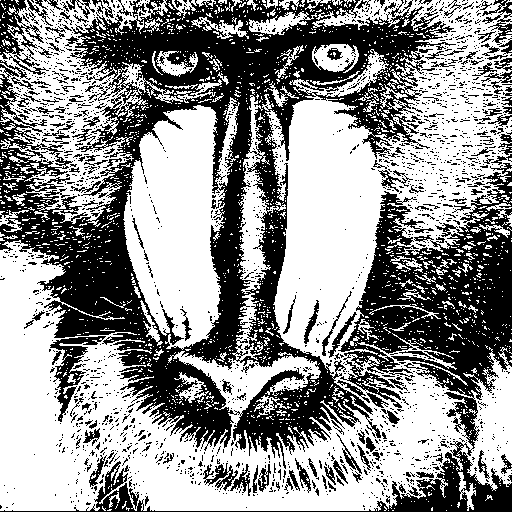
#> input picture Lab7 Week8/image/mandrilB.bmp, 512 x 512 px, found by its file name
$ python DLPLab.py
#> lines starting #> are read from the running program, lines starting #| are printed output that depends on the picture; after the words box and inside, x2 and y2 are one past the last pixel; in counts of white or black regions, pixels touching at a corner belong together
### Lab7 Week8/Erosion/ImageManager.py
from PIL import Image
import numpy as np
import cmath
import sys

class ImageManager:

    #attributes
    width = None
    height = None
    bitDepth = None

    img = None
    data = None
    original = None

    def read(self, fileName):
        global img
        global data
        global original
        global width
        global height
        global bitDepth
        img = Image.open(fileName)
        data = np.array(img)
        original = np.copy(data)
        width = data.shape[0]
        height = data.shape[1]
        mode_to_bpp = {"1": 1, "L": 8, "P": 8, "RGB": 24, "RGBA": 32, "CMYK": 32,"YCbCr": 24, "LAB": 24, "HSV": 24, "I": 32, "F": 32}
        bitDepth = mode_to_bpp[img.mode]
        print("Image %s width %s x %s pixels (%s bits per pixel) has been read!" % (img, width, height, bitDepth))

    def write(self, fileName):
        global img
        img = Image.fromarray(data)
        try:
            img.save(fileName)
        except:
            print("Write file error")
        else:
            print("Image %s has been written!" % (fileName))

    # Gray Scale
    def convertToGrayscale(self):
        global data
        for y in range(height):
            for x in range(width):
                r = data[x, y, 0]
                g = data[x, y, 1]
                b = data[x, y, 2]
                gray = (int)((0.2126*r) + int(0.7152*g) + int(0.0722*b))
                data[x, y, 0] = gray
                data[x, y, 1] = gray
                data[x, y, 2] = gray

    # Erosion
    def erosion(self, se):

        global data

        self.convertToGrayscale()

        data_zeropaded = np.zeros([width + se.width * 2, height + se.height * 2, 3])
        data_zeropaded[se.width - 1:width + se.width - 1, se.height - 1:height + se.height - 1, :] = data

        for y in range(se.height - 1, se.height + height - 1):
            for x in range(se.width - 1, se.width + width - 1):

                subData = data_zeropaded[x - int(se.origin.real):x - int(se.origin.real) + se.width, y - int(se.origin.imag):y - int(se.origin.imag) + se.height, 0:1]

                subData = subData.reshape(3, -1)

                for point in se.ignoreElements:

                    subData[int(point.real), int(point.imag)] = se.elements[int(point.real),int(point.imag)]

                min = np.amin(se.elements[se.elements > 0])

                if (0 <= x - int(se.origin.real) - 1 < width and 0 <= y - int(se.origin.imag) - 1 < height):
                    if (np.array_equal(subData, se.elements)):
                        data[x - int(se.origin.real) - 1, y - int(se.origin.imag) - 1, 0] = min
                        data[x - int(se.origin.real) - 1, y - int(se.origin.imag) - 1, 1] = min
                        data[x - int(se.origin.real) - 1, y - int(se.origin.imag) - 1, 2] = min
                    else:
                        data[x - int(se.origin.real) - 1, y - int(se.origin.imag) - 1, 0] = 0
                        data[x - int(se.origin.real) - 1, y - int(se.origin.imag) - 1, 1] = 0
                        data[x - int(se.origin.real) - 1, y - int(se.origin.imag) - 1, 2] = 0


class StructuringElement:
    elements = None
    width = 0
    height = 0
    origin = None
    ignoreElements = None

    def __init__(self, width, height, origin):
        self.width = width
        self.height = height

        if (origin.real < 0 or origin.real >= width or origin.imag < 0 or origin.imag >= height):
            self.origin = complex(0, 0)
        else:
            self.origin = origin

        self.elements = np.zeros([width, height])
        self.ignoreElements = []


### Lab7 Week8/Erosion/DLPLab.py
from PIL import Image
import numpy as np
from ImageManager import ImageManager
from ImageManager import StructuringElement

img = Image.open("image/mandrilB.bmp")
#> img is the input picture: PIL image 512x512 RGB; 57.3% white; 2072 black regions (1903 under 20 px), largest, box (x1, y1, x2, y2) and area: (0, 0, 456, 469) 66408, (0, 163, 512, 512) 26404, (50, 336, 106, 422) 1294
data = np.array(img)

# shape array
width = data.shape[0]
#> width = 512
height = data.shape[1]
#> height = 512

mode_to_bpp = {"1": 1, "L": 8, "P": 8, "RGB": 24, "RGBA": 32, "CMYK": 32, "YCbCr": 24, "LAB": 24, "HSV": 24, "I": 32, "F": 32}
bitDepth = mode_to_bpp[img.mode]
#> bitDepth = 24

print("Image %s with %s x %s pixels (%s bits per pixel) has been read!" % (img, width, height, bitDepth))
#| Image <PIL.BmpImagePlugin.BmpImageFile image mode=RGB size=512x512 at 0x7F496A121E10> with 512 x 512 pixels (24 bits per pixel) has been read!

im = ImageManager()
im.read("image/mandrilB.bmp")
#| Image <PIL.BmpImagePlugin.BmpImageFile image mode=RGB size=512x512 at 0x7F496A120410> width 512 x 512 pixels (24 bits per pixel) has been read!

se = StructuringElement(3, 3, complex(1, 1))
se.elements[True] = 255

im.erosion(se)
#> in erosion, `data_zeropaded[se.width - 1:width + se.width - 1, se.height - 1:height..`:
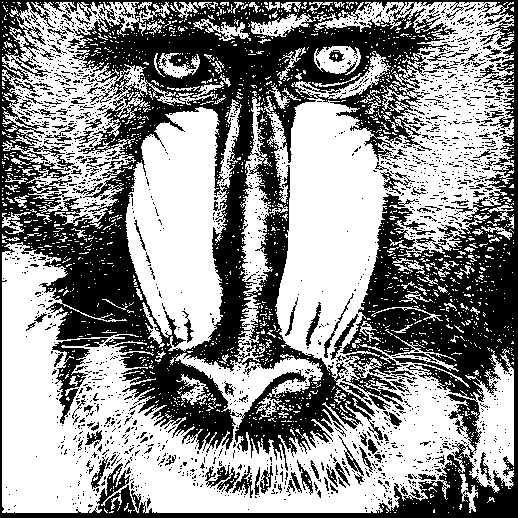
#> data_zeropaded: shape (518, 518, 3) float64; values 0 (black) and 254 (white), 55.9% white; 2013 black regions (1870 under 20 px), largest, box (x1, y1, x2, y2) and area: (0, 0, 518, 518) 102584, (52, 338, 108, 424) 1294, (205, 465, 240, 493) 391
#> after the loop in erosion, `for y in range(se.height - 1, se.height + height - 1):`: data: shape (512, 512, 3); every value is 0
im.write("image/erosion.bmp")

$ run again, with Lab7 Week8/image/Bound.bmp copied over Lab7 Week8/image/mandrilB.bmp
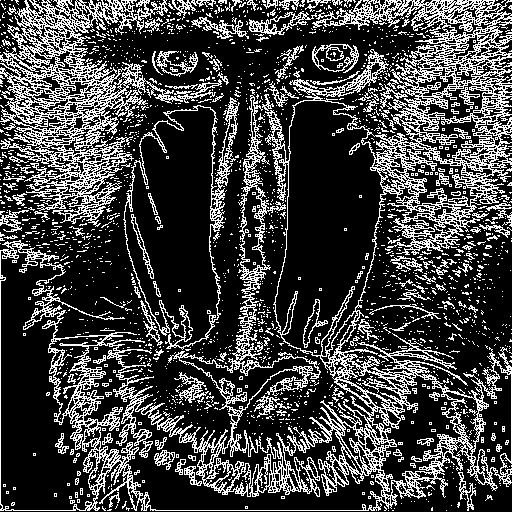
#> input picture Lab7 Week8/image/Bound.bmp, 512 x 512 px, found by its file name
#> img is the input picture: PIL image 512x512 RGB; 26.1% white in thin lines or dots
#| Image <PIL.BmpImagePlugin.BmpImageFile image mode=RGB size=512x512 at 0x7F496A0E7290> with 512 x 512 pixels (24 bits per pixel) has been read!
#| Image <PIL.BmpImagePlugin.BmpImageFile image mode=RGB size=512x512 at 0x7F496A0E6090> width 512 x 512 pixels (24 bits per pixel) has been read!
#> in erosion, `data_zeropaded[se.width - 1:width + se.width - 1, se.height - 1:height..`:
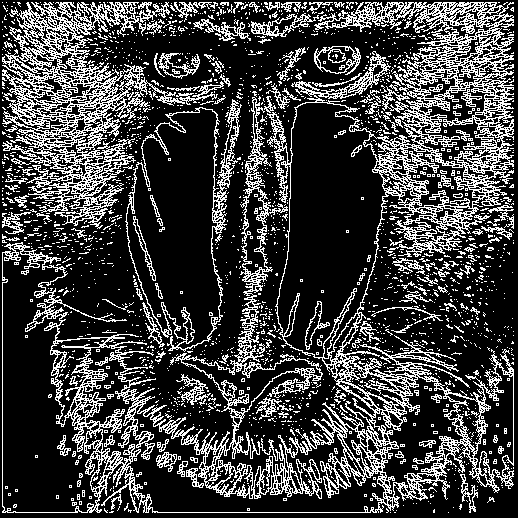
#> data_zeropaded: shape (518, 518, 3) float64; values 0 (black) and 254 (white), 25.5% white in thin lines or dots

$ run again, with Lab7 Week8/image/Eros.bmp copied over Lab7 Week8/image/mandrilB.bmp
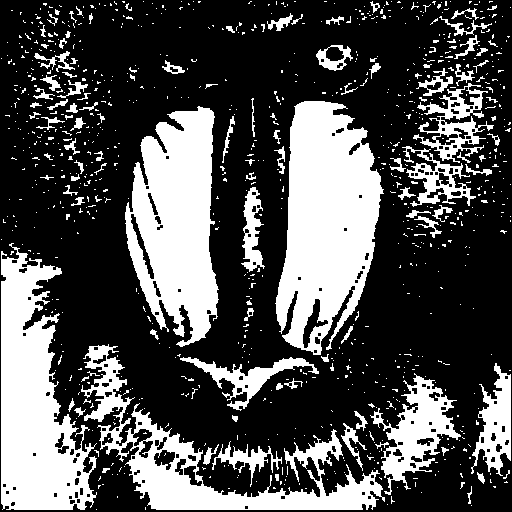
#> input picture Lab7 Week8/image/Eros.bmp, 512 x 512 px, found by its file name
#> img is the input picture: PIL image 512x512 RGB; 31.2% white; 928 white regions (825 under 20 px), largest, box (x1, y1, x2, y2) and area: (275, 101, 384, 355) 18044, (125, 106, 219, 347) 14984, (1, 243, 97, 510) 14816
#| Image <PIL.BmpImagePlugin.BmpImageFile image mode=RGB size=512x512 at 0x7F496A1105D0> with 512 x 512 pixels (24 bits per pixel) has been read!
#| Image <PIL.BmpImagePlugin.BmpImageFile image mode=RGB size=512x512 at 0x7F496A110750> width 512 x 512 pixels (24 bits per pixel) has been read!
#> in erosion, `data_zeropaded[se.width - 1:width + se.width - 1, se.height - 1:height..`:
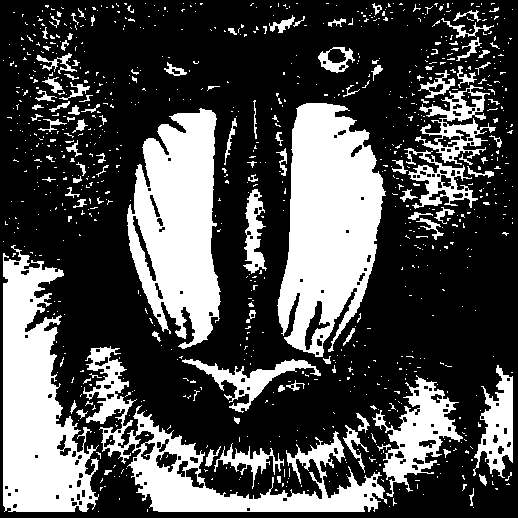
#> data_zeropaded: shape (518, 518, 3) float64; values 0 (black) and 254 (white), 30.5% white; 928 white regions (825 under 20 px), largest, box (x1, y1, x2, y2) and area: (277, 103, 386, 357) 18044, (127, 108, 221, 349) 14984, (3, 245, 99, 512) 14816
